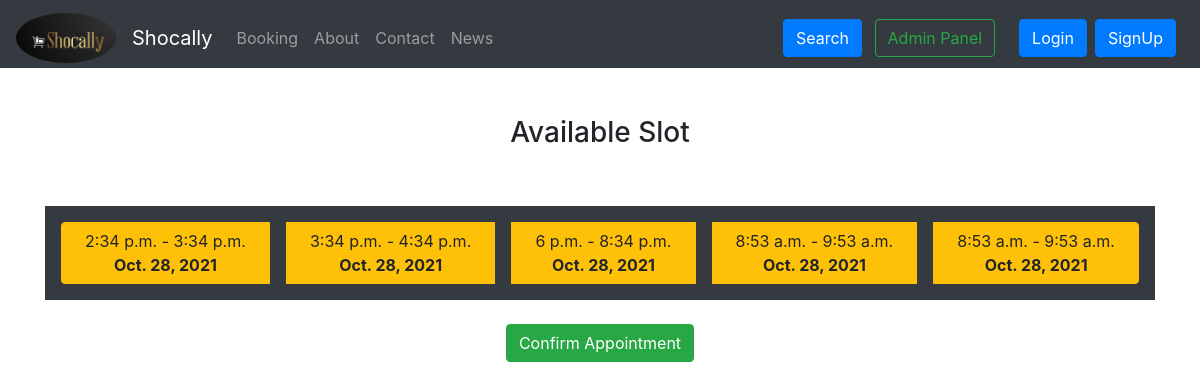
Screenshot of /booking/ItemBookPage/2 with the database file from the repository.
### booking/models.py (models this page shows, shortened)
class TimeSlot(models.Model):
    seller = models.ForeignKey(Seller,on_delete=models.CASCADE) # one to many relationship
    starting_time = models.TimeField()
    ending_time = models.TimeField()
    max_booking = models.IntegerField(default=0)             #how many person can book at that time/slot
    bookingDate = models.DateField(auto_now_add=True,blank=True)

### booking/views.py (the view)
# urls.py: path("ItemBookPage/<int:itemId>", views.ItemBookPage, name="ItemBookPage"),
def ItemBookPage(request,itemId):
    item = BookingItem.objects.get(id=itemId)
    timeSlot = TimeSlot.objects.filter(seller=item.seller)
    return render(request,'booking/itemBookingPage.html',{'item':item, 'timeSlot':timeSlot})

### templates/booking/itemBookingPage.html (shortened to what this page needs)
{% extends 'base.html' %}
{% load static %}
{% block body %}
<div class="container">
  <form id='main' action="/booking/appointmentBook/"  method="post">
  <div class="text-center p-5 ">
    <h3>Available Slot</h3>
  </div>
  <div class="btn-group btn-group-toggle d-flex bg-dark p-2" data-toggle="buttons">
    {% for i in timeSlot %}
    {% if i.max_booking > 0 %}
      <label class="btn btn-warning m-2">
        <input type="radio" class="timeslot" name="options" id="slot{{i.id}}" onclick="javascript:updateSlot({{i.id}});"> {{i.starting_time}} - {{i.ending_time}} <br> <b>{{i.bookingDate}}</b>
      </label>
    {% endif %}
    {% endfor %}
  </div>
  <div class="text-center">
  <button type="submit" class="btn my-4 btn-success">Confirm Appointment</button>
  </div>
  </form>
</div>
{% endblock %}

### rows the page displays
TimeSlot: starting_time "2:34 p.m.", ending_time "3:34 p.m.", bookingDate "Oct. 28, 2021"
TimeSlot: starting_time "3:34 p.m.", ending_time "4:34 p.m.", bookingDate "Oct. 28, 2021"
TimeSlot: starting_time "6 p.m.", ending_time "8:34 p.m.", bookingDate "Oct. 28, 2021"
TimeSlot: starting_time "8:53 a.m.", ending_time "9:53 a.m.", bookingDate "Oct. 28, 2021"
TimeSlot: starting_time "8:53 a.m.", ending_time "9:53 a.m.", bookingDate "Oct. 28, 2021"
